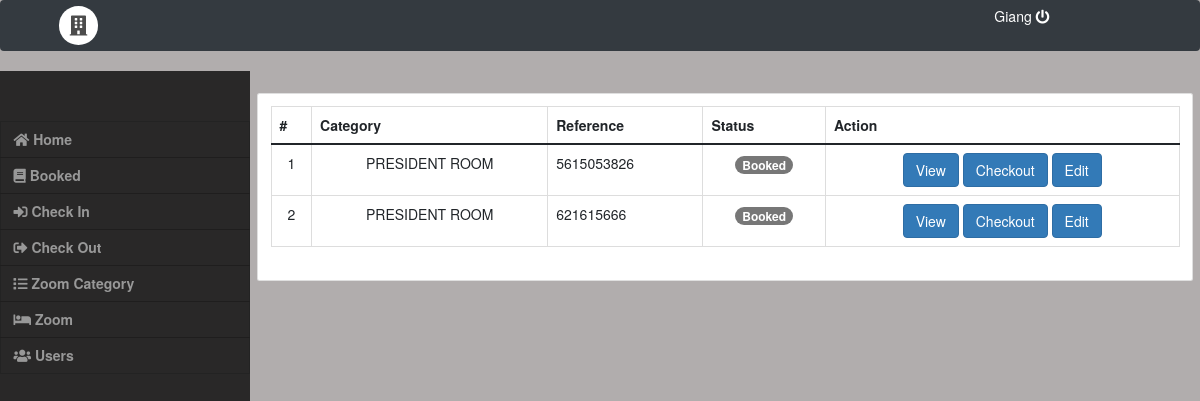
/admin/admin.php?page=booked, run on an earlier commit of the app's database.
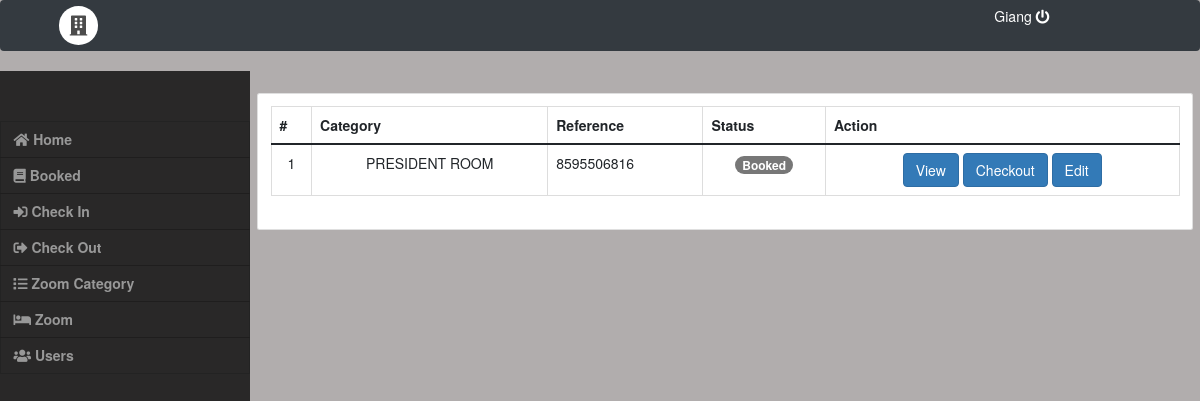
And on a later commit of the database.
### tables this page shows
CREATE TABLE `checked` (
  `id` int(255) NOT NULL,
  `ref_no` varchar(255) NOT NULL,
  `room_id` int(255) NOT NULL,
  `name` text NOT NULL,
  `contact_no` varchar(255) NOT NULL,
  `date_in` datetime NOT NULL,
  `date_out` datetime NOT NULL,
  `status` tinyint(1) NOT NULL DEFAULT 0 COMMENT '0 =pending,\r\n1 = check in,\r\n2 = check out',
  `date_update` datetime NOT NULL DEFAULT current_timestamp()
);

### admin/lib_db.php (called while the page is built, shortened)
<?php
global $link;
function select_list($sql){
	return exec_select($sql);
}
function exec_select($sql){
	global $link;
	$ret = isset($ret) ? $ret : array();
	$res = $link->query($sql);
	$err = mysqli_error($link);
	if ($res ){
		while( $row = $res->fetch_array(MYSQLI_ASSOC) )
		{
			$ret[]= $row ;
		}
	}
	return $ret;
}

### admin/booked.php (the view, shortened to what this page needs)
<?php
     include("lib_db.php");
     $sql = "SELECT * FROM room_category ";
     $datas = select_list($sql);
     foreach($datas as $data){
        $name[$data["id"]] = $data["name"];
     };
?>
<div class="card">
    <div class="card-body">
        <table class="table table-bordered table-hover">
            <thead>
                <tr>
                    <th>#</th>
                    <th>Category</th>
                    <th>Reference</th>
                    <th>Status</th>
                    <th>Action</th>
                </tr>
            </thead>
            <tbody>
                <?php
                    $sql = "SELECT * FROM checked where status = 0 order by status desc, id asc ";
                    $datas = select_list($sql);
 					$i = 1;
                    foreach($datas as $data){
                ?>
                <tr>
                    <td class="text-center"><?php echo $i++ ?></td>
                    <td class="text-center"><?php echo $name[$data["room_id"]]?></td>
                    <td class=""><?php echo $data['ref_no'] ?></td>
                    <td class="text-center"><span class="badge badge-warning">Booked</span></td>
                    <td class="text-center">
                        <button class="btn btn-primary check_out" type="button" data-toggle="modal" data-target="#modal"
                            data-id="<?php echo $data['id'] ?>">View</button>
                        <a href="checkout_booking.php?id=<?php echo $data['id']?>"><button type="button"
                                class="btn btn-primary" id="checkout">Checkout</button></a>
                        <button type="button" class="btn btn-primary" id="edit_checkin" data-toggle="modal"
                            data-target="#modal_edit" data-id="<?php echo $data['id'] ?>"
                            data-name="<?php echo $data['name'] ?>" data-contact="<?php echo $data['contact_no'] ?>"
                            data-datein="<?php echo $data['date_in'] ?>"
                            data-dateout="<?php echo $data['date_out'] ?>">Edit</button>
                    </td>
                </tr>
                <?php };?>
            </tbody>
        </table>
    </div>
</div>

What changed in the data, as far as the page shows it:
no longer on this page (row edited): checked: room "PRESIDENT ROOM", ref_no "5615053826"
no longer on this page (row edited): checked: room "PRESIDENT ROOM", ref_no "621615666"
added checked: room "PRESIDENT ROOM", ref_no "8595506816"
